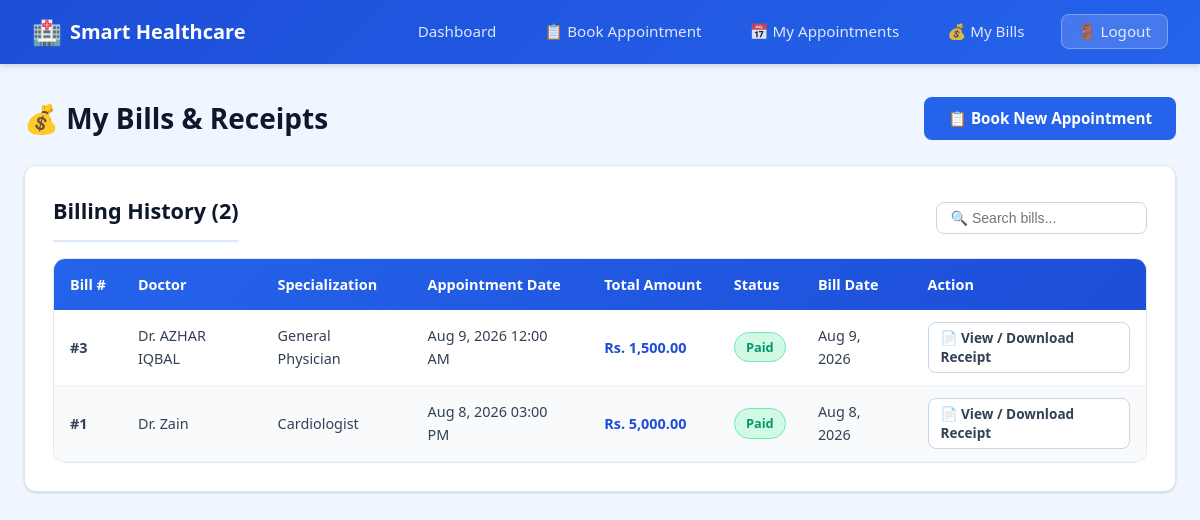
The app's page /healthcare/my-bills.php (signed in) with its own data.
### tables this page shows
CREATE TABLE `billing` (
  `bill_id` int(11) NOT NULL AUTO_INCREMENT,
  `appointment_id` int(11) NOT NULL,
  `consultation_fee` decimal(10,2) NOT NULL,
  `test_charges` decimal(10,2) DEFAULT 0.00,
  `insurance_discount_percent` decimal(5,2) DEFAULT 0.00,
  `total_amount` decimal(10,2) NOT NULL,
  `created_at` timestamp NOT NULL DEFAULT current_timestamp(),
  `payment_status` enum('Paid','Unpaid') DEFAULT 'Unpaid',
  PRIMARY KEY (`bill_id`),
  KEY `appointment_id` (`appointment_id`),
  CONSTRAINT `billing_ibfk_1` FOREIGN KEY (`appointment_id`) REFERENCES `appointments` (`appointment_id`) ON DELETE CASCADE
);

CREATE TABLE `users` (
  `user_id` int(11) NOT NULL AUTO_INCREMENT,
  `full_name` varchar(100) NOT NULL,
  `email` varchar(100) NOT NULL,
  `password` varchar(255) NOT NULL,
  `role` enum('patient','doctor','admin') NOT NULL,
  `phone` varchar(20) NOT NULL,
  `created_at` timestamp NOT NULL DEFAULT current_timestamp(),
  `status` enum('active','suspended') DEFAULT 'active',
  PRIMARY KEY (`user_id`),
  UNIQUE KEY `email` (`email`)
);

CREATE TABLE `doctors` (
  `doctor_id` int(11) NOT NULL AUTO_INCREMENT,
  `user_id` int(11) NOT NULL,
  `specialization` varchar(100) NOT NULL,
  `clinic_address` varchar(255) DEFAULT NULL,
  `city` varchar(100) DEFAULT NULL,
  `available_from` time DEFAULT '09:00:00',
  `available_to` time DEFAULT '17:00:00',
  `consultation_fee` decimal(10,2) DEFAULT 500.00,
  PRIMARY KEY (`doctor_id`),
  KEY `user_id` (`user_id`),
  CONSTRAINT `doctors_ibfk_1` FOREIGN KEY (`user_id`) REFERENCES `users` (`user_id`) ON DELETE CASCADE
);

CREATE TABLE `appointments` (
  `appointment_id` int(11) NOT NULL AUTO_INCREMENT,
  `patient_id` int(11) NOT NULL,
  `doctor_id` int(11) NOT NULL,
  `severity_level` enum('Emergency','Normal','Follow-up') NOT NULL,
  `appointment_time` datetime NOT NULL,
  `status` enum('Pending','Confirmed','Completed','Cancelled') DEFAULT 'Pending',
  `created_at` timestamp NOT NULL DEFAULT current_timestamp(),
  `symptoms_selected` varchar(500) DEFAULT NULL,
  `diagnosed_disease` varchar(100) DEFAULT NULL,
  `symptoms_text` text DEFAULT NULL,
  PRIMARY KEY (`appointment_id`),
  KEY `patient_id` (`patient_id`),
  KEY `doctor_id` (`doctor_id`),
  CONSTRAINT `appointments_ibfk_1` FOREIGN KEY (`patient_id`) REFERENCES `patients` (`patient_id`) ON DELETE CASCADE,
  CONSTRAINT `appointments_ibfk_2` FOREIGN KEY (`doctor_id`) REFERENCES `doctors` (`doctor_id`) ON DELETE CASCADE
);

### healthcare/my-bills.php (the view, shortened to what this page needs)
<?php
require 'db.php';
$user_id = $_SESSION['user_id'];
$stmt = $conn->prepare("SELECT patient_id FROM patients WHERE user_id = ?");
$stmt->bind_param("i", $user_id);
$stmt->execute();
$patient_row = $stmt->get_result()->fetch_assoc();
$patient_id = $patient_row['patient_id'] ?? 0;
$stmt = $conn->prepare(
    "SELECT b.bill_id, b.consultation_fee, b.test_charges,
            b.insurance_discount_percent, b.total_amount, b.payment_status, b.created_at,
            a.appointment_time, u.full_name AS doctor_name, d.specialization
     FROM billing b
     JOIN appointments a ON b.appointment_id = a.appointment_id
     JOIN doctors d ON a.doctor_id = d.doctor_id
     JOIN users u ON d.user_id = u.user_id
     WHERE a.patient_id = ?
     ORDER BY b.bill_id DESC"
);
$stmt->bind_param("i", $patient_id);
$stmt->execute();
$bills_result = $stmt->get_result();
$total_bills_count = $bills_result->num_rows;
?>
<!DOCTYPE html>
<html lang="en">
<head>
    <link rel="stylesheet" href="style.css">
</head>
<body>
<nav class="navbar">
    <div class="navbar-brand">
        <span class="icon">🏥</span> Smart Healthcare
    </div>
    <ul class="navbar-links">
        <li><a href="dashboard.php">Dashboard</a></li>
        <li><a href="book-appointment.php">📋 Book Appointment</a></li>
        <li><a href="my-appointments.php">📅 My Appointments</a></li>
        <li><a href="my-bills.php">💰 My Bills</a></li>
        <li><a href="logout.php" class="btn-logout">🚪 Logout</a></li>
    </ul>
</nav>
<div class="container">
    <div class="flex-between mb-3">
        <h1 class="page-title" style="margin-bottom: 0;">💰 My Bills & Receipts</h1>
        <a href="book-appointment.php" class="btn btn-primary">📋 Book New Appointment</a>
    </div>
    <div class="card">
        <div class="flex-between" style="margin-bottom: 1rem; align-items: center;">
            <div class="card-header" style="margin-bottom: 0;">Billing History (<?php echo $total_bills_count; ?>)</div>
            <?php if ($total_bills_count > 0): ?>
                <input type="text" placeholder="🔍 Search bills..."
                       onkeyup="filterTable(this, 'billsTable')"
                       style="max-width: 250px; padding: 0.45rem 0.85rem; font-size: 0.88rem; border-radius: var(--radius); border: 1.5px solid var(--gray-300);">
            <?php endif; ?>
        </div>
        <?php if ($total_bills_count > 0): ?>
            <div class="table-responsive">
                <table id="billsTable">
                    <thead>
                        <tr>
                            <th>Bill #</th>
                            <th>Doctor</th>
                            <th>Specialization</th>
                            <th>Appointment Date</th>
                            <th>Total Amount</th>
                            <th>Status</th>
                            <th>Bill Date</th>
                            <th>Action</th>
                        </tr>
                    </thead>
                    <tbody>
                        <?php while ($bill = $bills_result->fetch_assoc()):
                            $is_paid = ($bill['payment_status'] === 'Paid');
                        ?>
                            <tr>
                                <td><strong>#<?php echo $bill['bill_id']; ?></strong></td>
                                <td>Dr. <?php echo htmlspecialchars($bill['doctor_name']); ?></td>
                                <td><?php echo htmlspecialchars($bill['specialization']); ?></td>
                                <td><?php echo date('M j, Y h:i A', strtotime($bill['appointment_time'])); ?></td>
                                <td>
                                    <strong style="color: var(--primary-dark);">
                                        Rs. <?php echo number_format($bill['total_amount'], 2); ?>
                                    </strong>
                                </td>
                                <td>
                                    <span class="badge <?php echo $is_paid ? 'badge-green' : 'badge-orange'; ?>">
                                        <?php echo $is_paid ? 'Paid' : 'Unpaid'; ?>
                                    </span>
                                </td>
                                <td><?php echo date('M j, Y', strtotime($bill['created_at'])); ?></td>
                                <td>
                                    <a href="view-receipt.php?bill_id=<?php echo $bill['bill_id']; ?>"
                                       class="btn btn-secondary"
                                       style="padding: 0.35rem 0.75rem; font-size: 0.85rem; text-decoration: none;">
                                        📄 View / Download Receipt
                                    </a>
                                </td>
                            </tr>
                        <?php endwhile; ?>
                    </tbody>
                </table>
            </div>
        <?php endif; ?>
    </div>
</div>
</body>
</html>

### healthcare/style.css (style rules this page uses)
:root { --primary: #2563eb; --primary-dark: #1d4ed8; --primary-light: #dbeafe; --primary-bg: #eff6ff; --green: #059669; --green-light: #d1fae5; --white: #ffffff; --gray-50: #f8fafc; --gray-100: #f1f5f9; --gray-200: #e2e8f0; --gray-300: #cbd5e1; --gray-500: #64748b; --gray-700: #334155; --gray-900: #0f172a; --danger: #dc2626; --danger-light: #fee2e2; --warning: #d97706; --warning-light: #fef3c7; --info: #0284c7; --info-light: #e0f2fe; --max-width: 1200px; --radius: 8px; --radius-lg: 12px; --shadow: 0 1px 3px rgba(0, 0, 0, 0.1), 0 1px 2px rgba(0, 0, 0, 0.06); --shadow-md: 0 4px 6px rgba(0, 0, 0, 0.07), 0 2px 4px rgba(0, 0, 0, 0.06); --shadow-lg: 0 10px 15px rgba(0, 0, 0, 0.1), 0 4px 6px rgba(0, 0, 0, 0.05); }
*, *::before, *::after { margin: 0; padding: 0; box-sizing: border-box; }
body { font-family: 'Segoe UI', Tahoma, Geneva, Verdana, sans-serif; background-color: var(--primary-bg); color: var(--gray-900); line-height: 1.6; min-height: 100vh; }
a { color: var(--primary); text-decoration: none; }
.navbar { background: linear-gradient(135deg, var(--primary-dark), var(--primary)); padding: 0 2rem; display: flex; justify-content: space-between; align-items: center; height: 64px; box-shadow: var(--shadow-md); position: sticky; top: 0; z-index: 100; }
.navbar-brand { color: var(--white); font-size: 1.25rem; font-weight: 700; display: flex; align-items: center; gap: 0.5rem; }
.navbar-brand .icon { font-size: 1.5rem; }
.navbar-links { display: flex; align-items: center; gap: 1.5rem; list-style: none; }
.navbar-links a { color: rgba(255, 255, 255, 0.85); font-size: 0.95rem; font-weight: 500; padding: 0.5rem 0.75rem; border-radius: var(--radius); transition: all 0.2s ease; text-decoration: none; }
.navbar-links .btn-logout { background-color: rgba(255, 255, 255, 0.15); border: 1px solid rgba(255, 255, 255, 0.3); padding: 0.4rem 1rem; }
.container { max-width: var(--max-width); margin: 0 auto; padding: 2rem 1.5rem; }
.card { background-color: var(--white); border-radius: var(--radius-lg); box-shadow: var(--shadow); padding: 1.75rem; margin-bottom: 1.5rem; border: 1px solid var(--gray-200); transition: box-shadow 0.2s ease; }
.card-header { font-size: 1.35rem; font-weight: 700; color: var(--gray-900); margin-bottom: 1.25rem; padding-bottom: 0.75rem; border-bottom: 2px solid var(--primary-light); }
.page-title { font-size: 1.75rem; font-weight: 700; color: var(--gray-900); margin-bottom: 1.5rem; display: flex; align-items: center; gap: 0.5rem; }
.btn { display: inline-flex; align-items: center; justify-content: center; gap: 0.4rem; padding: 0.7rem 1.5rem; font-size: 0.95rem; font-weight: 600; border: none; border-radius: var(--radius); cursor: pointer; transition: all 0.2s ease; text-decoration: none; line-height: 1.4; }
.btn-primary { background-color: var(--primary); color: var(--white); }
.btn-secondary { background-color: var(--white); color: var(--gray-700); border: 1.5px solid var(--gray-300); }
.table-responsive { overflow-x: auto; border-radius: var(--radius-lg); border: 1px solid var(--gray-200); }
table { width: 100%; border-collapse: collapse; font-size: 0.9rem; }
table thead { background: linear-gradient(135deg, var(--primary), var(--primary-dark)); color: var(--white); }
table thead th { padding: 0.85rem 1rem; text-align: left; font-weight: 600; white-space: nowrap; }
table tbody td { padding: 0.75rem 1rem; border-bottom: 1px solid var(--gray-100); color: var(--gray-700); }
table tbody tr:nth-child(even) { background-color: var(--gray-50); }
.badge { display: inline-block; padding: 0.25rem 0.7rem; font-size: 0.8rem; font-weight: 600; border-radius: 50px; text-transform: capitalize; }
.badge-green { background-color: var(--green-light); color: #059669; border: 1px solid #6ee7b7; }
.mb-3 { margin-bottom: 1.5rem; }
.flex-between { display: flex; justify-content: space-between; align-items: center; }
.container, .auth-card { animation: fadeIn 0.35s cubic-bezier(0.16, 1, 0.3, 1); }
.btn { transition: transform 0.2s cubic-bezier(0.16, 1, 0.3, 1), box-shadow 0.2s cubic-bezier(0.16, 1, 0.3, 1), background-color 0.2s ease, opacity 0.2s ease !important; }
.card, .stat-card, .quick-link-card, .chart-card { transition: transform 0.25s cubic-bezier(0.16, 1, 0.3, 1), box-shadow 0.25s cubic-bezier(0.16, 1, 0.3, 1); }
table tbody tr { transition: background-color 0.15s ease; }
.badge { transition: all 0.2s ease; }

### records on screen
billing: bill_id "3", users.full_name "AZHAR IQBAL", doctors.specialization "General Physician", appointment.appointment_time "Aug 9, 2026 12:00 AM", total_amount "1,500.00", payment_status "Paid", created_at "Aug 9, 2026"
billing: bill_id "1", users.full_name "Zain", doctors.specialization "Cardiologist", appointment.appointment_time "Aug 8, 2026 03:00 PM", total_amount "5,000.00", payment_status "Paid", created_at "Aug 8, 2026"

### other values on screen
$total_bills_count "2"
